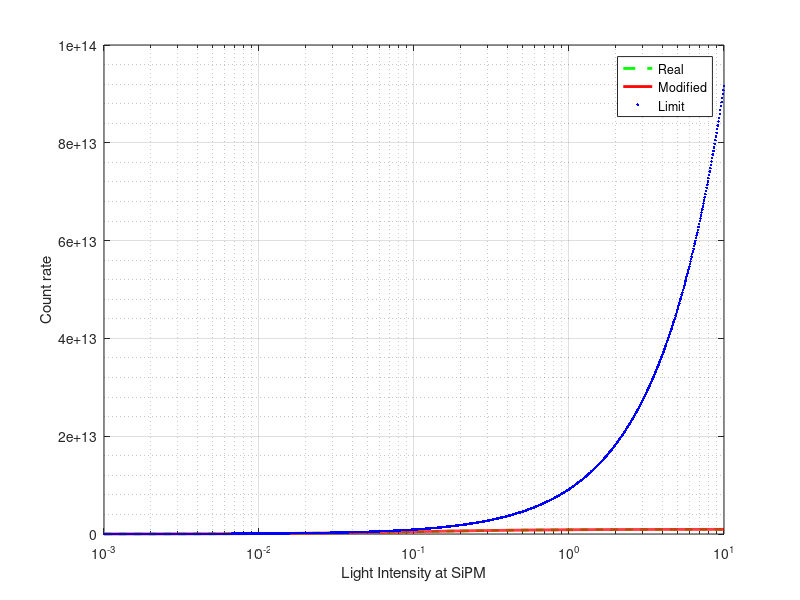

Here is the MATLAB script that generated this plot:
clear all; close all; clc;

L = logspace(-3,1,1000);
h = 6.63e-34; %physical_constant("PlanchNumber");
c = 3e8;
lambda = 405e-9;

deadtime = 1.5e-8;
Ep = h * c / lambda;
A = (3e-3)^2;
pde = 0.5;%*10^-4.135;
T  = 1;%e-9;
N = 14410;

my_alpha   = A * pde / (N*Ep);

my_count1   = N * my_alpha   * T * L ./ (1 + my_alpha   * deadtime * L);
%deadtime = 1e-9;
%N = 14410;
fprintf("d/N is %3.2e", deadtime/N);
my_alpha   = A * pde / (N*Ep);
my_count2   = N * my_alpha   * T * L ./ (1 + my_alpha   * deadtime * L);
physical_limit = pde * L * A * T / Ep;


figure();
semilogx(L,my_count1,'g--','linewidth',2);
hold on;
semilogx(L,my_count2,'r-', 'linewidth',2);
semilogx(L,physical_limit,'b.','linewidth',2);
legend("Real", "Modified", "Limit");
grid on; grid minor;
xlabel("Light Intensity at SiPM");
ylabel("Count rate");